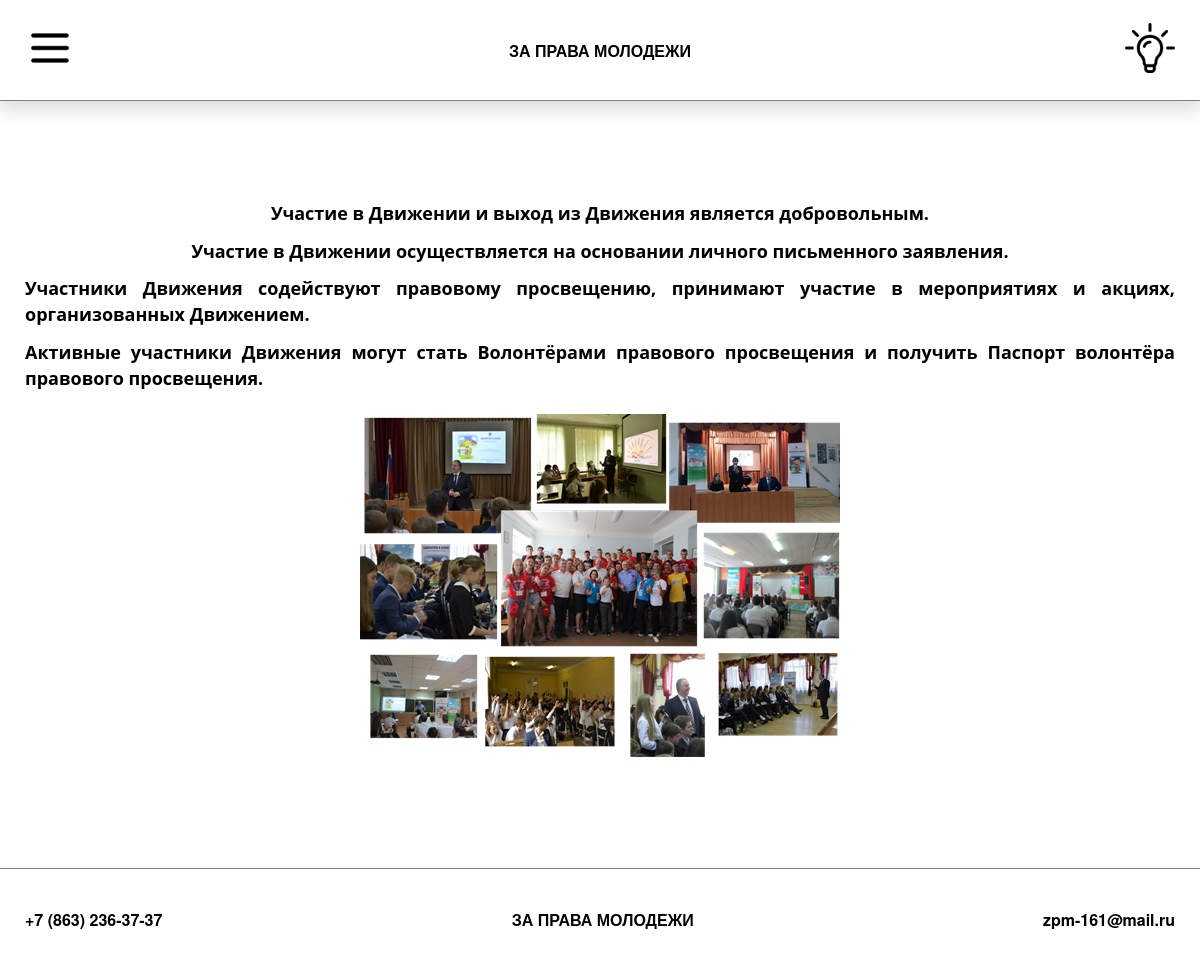
Page /pages/members_of_the_movement/ on the committed database.
### home/models.py (models this page shows, shortened)
class Article(models.Model):
    title = models.CharField(max_length=200, verbose_name='Заголовок', blank=False)
    text = models.TextField(verbose_name='Текст статьи', blank=False)
    slug = models.SlugField(blank=False)
    class Meta:
        verbose_name = 'Информационные старницы'
        verbose_name_plural = 'Информационная старница'

### home/views.py (the view)
# urls.py: path("pages/<slug:slug>/", MovementDetail.as_view(), name="custom_templates"),
class MovementDetail(generic.DetailView):
    model = Article
    context_object_name = 'movement'
    template_name = 'custom_templates.html'

### templates/custom_templates.html (shortened to what this page needs)
{% extends '_base.html' %}
{% load static %}
{% block style %}
<link rel="stylesheet" href="{% static 'css/_custom.css' %}">
{% endblock style %}
{% block content %}
<div class="container">
    <div class="mrl">
        <div class="text">
            {{ movement.text | safe }}
        </div>
    </div>
</div>
{% endblock content %}

### templates/_base.html (shortened to what this page needs)
{% load static %}
<!doctype html>
<html lang="en">
<head>
    <link rel="stylesheet" href="{% static 'css/_.css' %}">
    <link rel="stylesheet" href="{% static 'css/_header.css' %}">
    <link rel="stylesheet" href="{% static 'css/_footer.css' %}">
    {% block style %}
    {% endblock style %}
</head>
<body onload="getData()">
<header>
    <div class="container">
        <div class="mrl">
            <div class="container-f">
                <div class="burger" onclick={openMenu()}>
                    <img src="{% static 'img/burger.svg' %}" alt="Бургер">
                </div>
                <a href="{% url 'home' %}">
                    <p>ЗА ПРАВА МОЛОДЕЖИ</p>
                </a>
                <div class="logo">
                    <a href="{% url 'home' %}">
                        <img src="{% static 'img/logo.svg' %}" alt="Лого">
                    </a>
                </div>
            </div>
        </div>
    </div>
</header>
<main>
    {% block content %}
    {% endblock content %}
</main>
<footer>
    <div class="container">
        <div class="mrl">
            <div class="container-f">
                <p>
                    <a href="tel:+78632363737">+7 (863) 236-37-37</a>
                </p>
                <p>
                    <a href="{% url 'home' %}">
                        ЗА ПРАВА МОЛОДЕЖИ
                    </a>
                </p>
                <p>
                    <a href="mailto:zpm-161@mail.ru">zpm-161@mail.ru</a>
                </p>
            </div>
        </div>
    </div>
</footer>
</body>
</html>

### static/css/_.css (style rules this page uses)
body { margin: 0; font-family: Helvetica Neue, sans-serif; min-height: 100vh; display: flex; flex-direction: column; }
main { max-height: 100%; }
.burger { cursor: pointer; }
.logo { cursor: pointer; }
.container-f { height: 100px; display: flex; flex-direction: row; justify-content: space-between; align-items: center; }
.mrl { margin: 0 25px; }
a, u { text-decoration: none; }
p { margin: 0; }
a { cursor: pointer; color: black; }
.container { max-width: 1300px; width: 100%; margin: 0 auto; }

### static/css/_header.css (style rules this page uses)
header { width: 100%; background: #fff; border-bottom: 1px solid rgba(0, 0, 0, 0.5); font-weight: bold; z-index: 3; box-shadow: 0 6px 20px 1px rgb(0 0 0 / 16%); }
header p { font-weight: bold; }

### static/css/_footer.css (style rules this page uses)
footer { width: 100%; background: #fff; border-top: 1px solid rgba(0, 0, 0, 0.5); margin-top: auto; z-index: 3; }
footer p { font-weight: bold; }

### static/css/_custom.css (style rules this page uses)
.text { display: flex; min-height: 100%; margin: 100px 0; height: 100%; flex-direction: column; justify-content: center; align-items: center; }
.text div { max-width: 100%; }
.text img { object-fit: scale-down; width: 100% !important; }

### rows in the picture
Article: text "Участие в Движении и выход из Движения является добровольным. Участие в Движении осуществляется на основании личного письменного заявления. Участники Движения содействуют правовому просвещению, принимают участие в мероприятиях и акциях, организованных Движением. Активные участники Движения могут стать Волонтёрами правового просвещения и получить Паспорт волонтёра правового просвещения.", text (picture)
